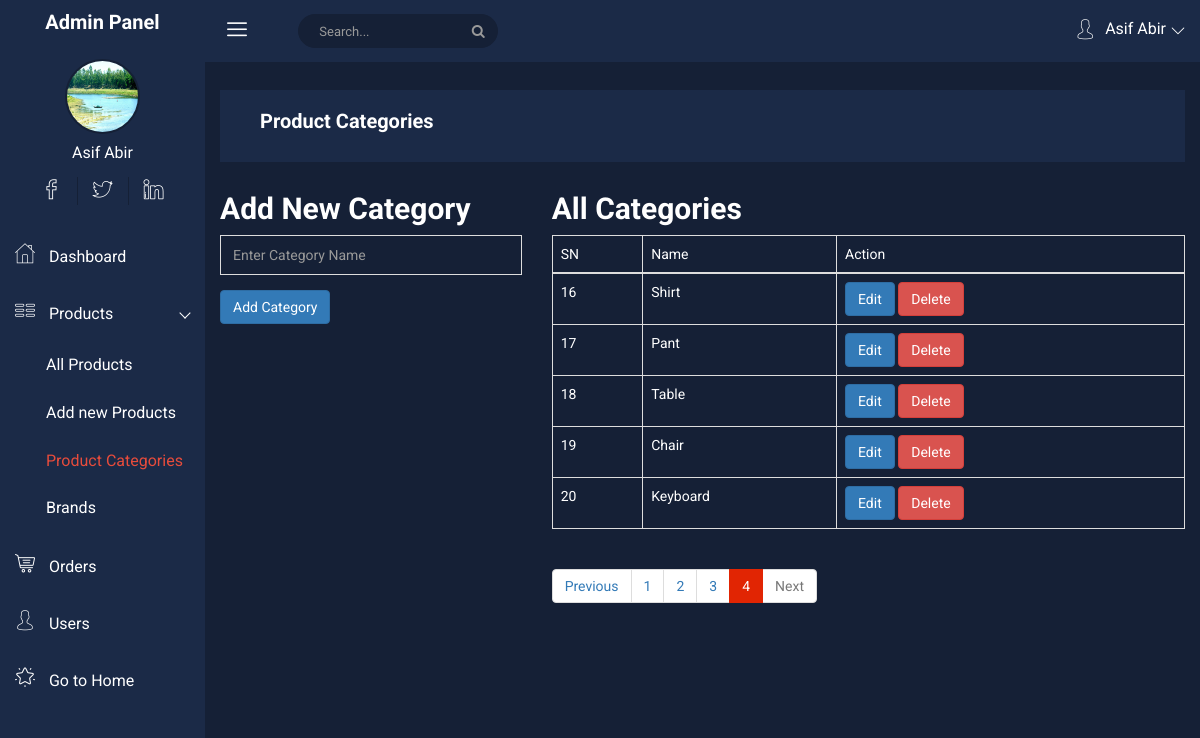
/project/admin/product-categories.php?page=4 (signed in), run on the app's committed database.
### tables this page shows
CREATE TABLE `categories` (
  `id` int(11) NOT NULL,
  `name` varchar(255) NOT NULL
);

### project/admin/product-categories.php (the view, shortened to what this page needs)
<?php require_once "./headder.php" ?>
<?php require_once "./sidebar.php" ?>
<?php
$pageNumber = isset($_GET['page']) ? (int)$_GET['page'] : null;
?>
<div class="all-content-wrapper" style="color: white">
    <div class="container-fluid">
        <div class="row">
            <div class="col-lg-12 col-md-12 col-sm-12 col-xs-12">
                <div class="logo-pro">
                    <a href="index.html"><img class="main-logo" src="img/logo/logo.png" alt="" /></a>
                </div>
            </div>
        </div>
    </div>
    <?php
    require_once "./top-header.php";
    ?>
    <div class="container-fluid">
        <?php if(!isset($_GET['editId']) && !isset($_GET['deleteId'])){ ?>
        <div class="row">
            <div class="col-md-4">
                <h2>
                    Add New Category
                </h2>
                <form action="" method="post">
                    <div class="form-group-inner">
                        <input type="text" name="category" class="form-control" placeholder="Enter Category Name">
                    </div>
                    <button type="submit" class="btn btn-primary" name="addCat">Add Category</button>
                </form>
            </div>
            <div class="col-md-8">
                <h2>All Categories</h2>
                <table class="table table-bordered">
                    <thead>
                        <tr>
                            <td>SN</td>
                            <td>Name</td>
                            <td>Action</td>
                        </tr>
                    </thead>
                    <tbody>
                        <?php
                        $sql = "SELECT * FROM `categories`";
                        $query = $conn->query($sql);
                        $totalCategories = $query->num_rows;
                        $perPage = 5;
                        $totalPages = ceil($totalCategories / $perPage);
                        $start = ($pageNumber - 1) * $perPage;
                        $sql = "SELECT * FROM `categories` LIMIT $start, $perPage";
                        $query = $conn->query($sql);
                        $sn = $start + 1;
                        while($row = $query->fetch_assoc()){
                        ?>
                        <tr>
                            <td><?php echo $sn++ ?></td>
                            <td><?php echo $row['name'] ?></td>
                            <td>
                                <a href="product-categories.php?page=<?= $pageNumber ?>&editId=<?php echo $row['id'] ?>" class="btn btn-primary">Edit</a>
                                <a href="product-categories.php?page=<?= $pageNumber ?>&deleteId=<?php echo $row['id'] ?>" class="btn btn-danger">Delete</a>
                            </td>
                        </tr>
                        <?php } ?>
                    </tbody>
                </table>
                <nav aria-label="Page navigation example">
                    <ul class="pagination">
                        <li class="page-item <?php if($pageNumber <= 1){ echo 'disabled'; } ?>"><a class="page-link" href="product-categories.php?page=<?php echo $pageNumber - 1 ?>">Previous</a></li>
                        <?php for($i = 1; $i <= $totalPages; $i++){ ?>
                        <li class="page-item <?php if($pageNumber == $i){ echo 'active'; } ?>"><a class="page-link" href="product-categories.php?page=<?php echo $i ?>"><?php echo $i ?></a></li>
                        <?php } ?>
                        <li class="page-item <?php if($pageNumber >= $totalPages){ echo 'disabled'; } ?>"><a class="page-link" href="product-categories.php?page=<?php echo $pageNumber + 1 ?>">Next</a></li>
                    </ul>
                </nav>
            </div>
        </div>
        <?php } ?>
    </div>
</div>
<?php require_once "./footer.php" ?>

### project/admin/css/main.css (style rules this page uses)
html { color: #222; font-size: 1em; line-height: 1.4; }
input[type="text"], input[type="password"], input[type="email"], textarea { color: #fff !important; }

### data on the page
categories: name "Shirt"
categories: name "Pant"
categories: name "Table"
categories: name "Chair"
categories: name "Keyboard"

### other printed values
$_SESSION['user']['name'] "Asif Abir"
$breadcome "Product Categories"
